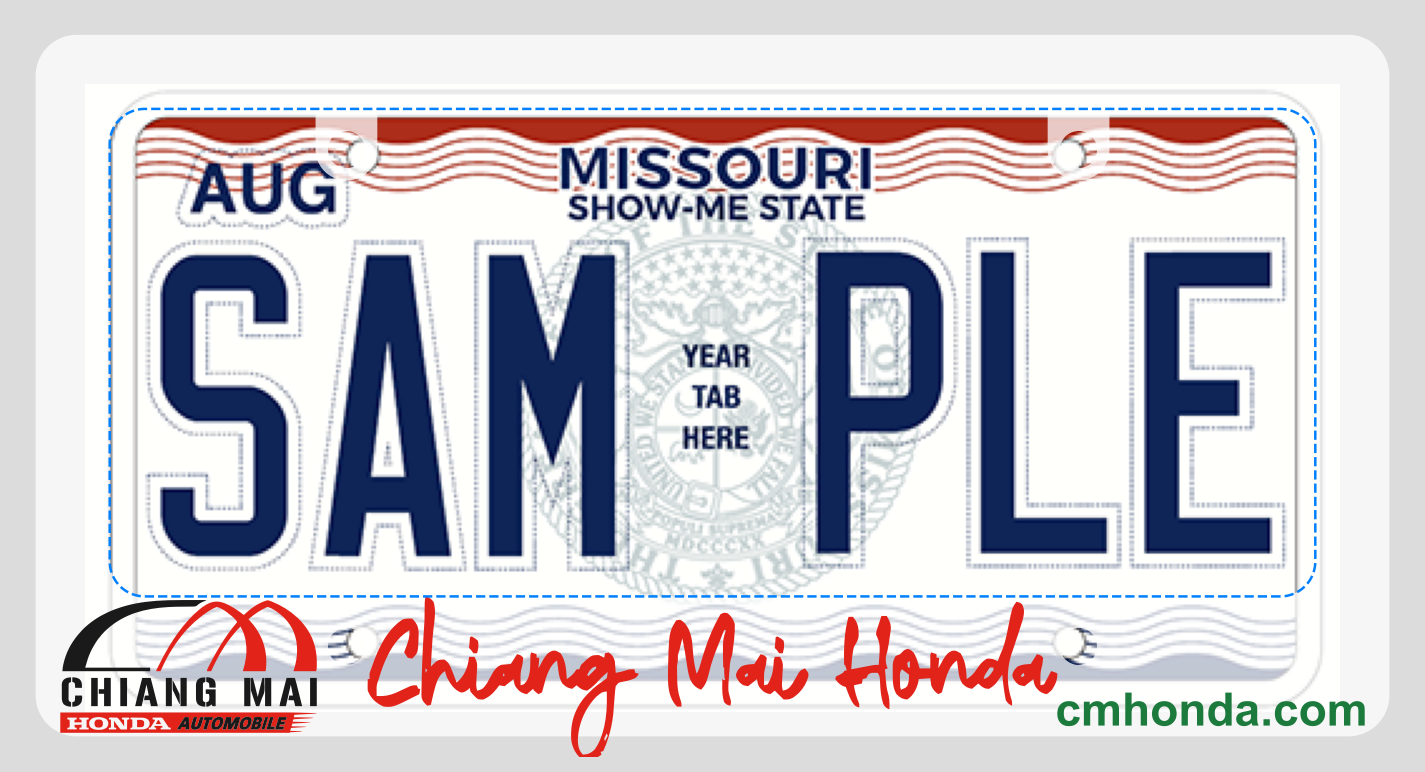

Reproduce this figure in Python.
import os
import matplotlib
matplotlib.use("Agg")
import matplotlib.pyplot as plt
import matplotlib.image as mpimg
from matplotlib.patches import PathPatch
from plate_lib import geom_to_mpl_path
import build_frame as bf

HERE = os.path.dirname(os.path.abspath(__file__))
img = mpimg.imread(os.path.join(HERE, 'missouri_plate_sample.png'))

fig, ax = plt.subplots(figsize=(12,9), dpi=150)
# plate sits at x=[RIM_SIDE, RIM_SIDE+PLATE_W], y=[BOTTOM_EXT, BOTTOM_EXT+PLATE_H]
ax.imshow(img, extent=[bf.RIM_SIDE, bf.RIM_SIDE+bf.PLATE_W, bf.BOTTOM_EXT, bf.BOTTOM_EXT+bf.PLATE_H],
          zorder=1, aspect='auto')

# frame material (white, semi-transparent so we can see what's underneath it)
path = geom_to_mpl_path(bf.frame_outline)
ax.add_patch(PathPatch(path, facecolor='white', edgecolor='none', alpha=0.75, zorder=3))

# colored elements on top, fully opaque
for geom, color in [(bf.red_all, '#e2231a'), (bf.black_all,'#1a1a1a'), (bf.green_all,'#1c7a3c')]:
    p = geom_to_mpl_path(geom)
    if p: ax.add_patch(PathPatch(p, facecolor=color, edgecolor='none', zorder=4))

# outline of the opening, for clarity
op = geom_to_mpl_path(bf.opening)
ax.add_patch(PathPatch(op, facecolor='none', edgecolor='#0080ff', lw=1.2, ls='--', zorder=5))

ax.set_xlim(-5, bf.OUTER_W+5)
ax.set_ylim(-5, bf.OUTER_H+5)
ax.set_aspect('equal')
ax.axis('off')
plt.savefig(os.path.join(HERE, 'verify_overlay.png'), bbox_inches='tight', facecolor='#dcdcdc')
print("saved verify_overlay.png")
